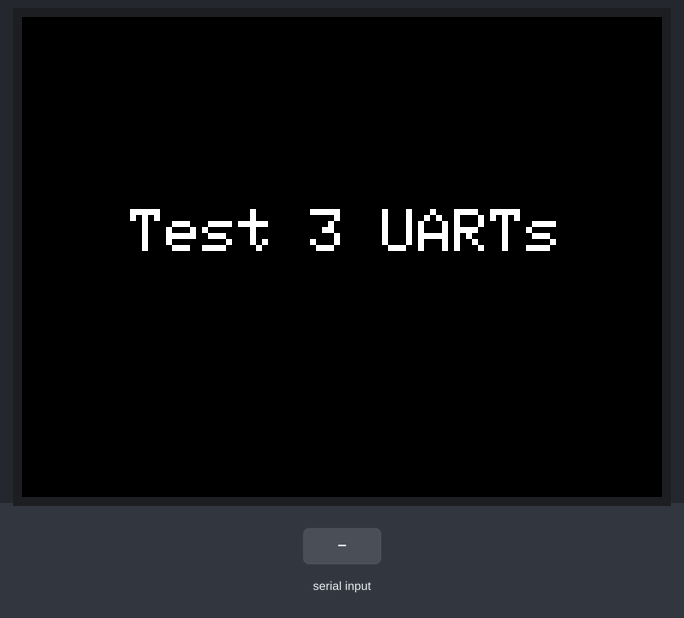
This sketch was run on a simulated ESP32. Shown: 320×240 colour display. Inputs (shaded band) come from the test bench. What the sketch prints to the serial monitor is not drawn.

Above: at 1.3 s.

The sketch:

Ejerc_3.ino
```cpp
/*
 * Completar el código Ejerc_3.ino para repetir el
 * ejercicio 2 utilizando las funciones del ESP32 IDF
 * para configurar y comunicar las 3 UARTs siguiendo el esquema.
 * Utilizar las funciones:
 * • uart_param_config()
 * • uart_set_pin()
 * • uart_driver_install()
 * • uart_read_bytes()
 * • uart_write_bytes()
 */
#include <M5Stack.h>
#include "driver/uart.h"

#define TX0_pin  1
#define RX0_pin  3
#define TX1_pin  21
#define RX1_pin  -1
#define TX2_pin  -1
#define RX2_pin  22

#define BUF_SIZE (1024)


void setup() {
  M5.begin();
  M5.Lcd.setTextSize(3);
  M5.Lcd.printf("\n\n\n\n");
  M5.Lcd.printf("   Test 3 UARTs\r\n");
  Serial.end(); // Deshabilita la UART0

// Inincializacion UARTS
//  uart_config_t uart_config;
//  uart_config.baud_rate = 115200;
//  uart_config.data_bits = UART_DATA_8_BITS;
//  uart_config.parity = UART_PARITY_DISABLE;
//  uart_config.stop_bits = UART_STOP_BITS_1;
//  uart_config.flow_ctrl = UART_HW_FLOWCTRL_DISABLE;
//  uart_config.rx_flow_ctrl_thresh = 120;

    uart_config_t uart_config = {
        .baud_rate = 115200,
        .data_bits = UART_DATA_8_BITS,
        .parity = UART_PARITY_DISABLE,
        .stop_bits = UART_STOP_BITS_1,
        .flow_ctrl = UART_HW_FLOWCTRL_DISABLE
    };

  //uart_param_config(uart_port_t uart_num, const uart_config_t *uart_config);
  uart_param_config(UART_NUM_0, &uart_config);
  uart_param_config(UART_NUM_1, &uart_config);
  uart_param_config(UART_NUM_2, &uart_config);

  //uart_set_pin(uart_port_t uart_num, int tx_io_num, int rx_io_num, int rts_io_num, int cts_io_num);
  uart_set_pin(UART_NUM_0, TX0_pin, RX0_pin, UART_PIN_NO_CHANGE, UART_PIN_NO_CHANGE);
  uart_set_pin(UART_NUM_1, TX1_pin, RX1_pin, UART_PIN_NO_CHANGE, UART_PIN_NO_CHANGE);
  uart_set_pin(UART_NUM_2, TX2_pin, RX2_pin, UART_PIN_NO_CHANGE, UART_PIN_NO_CHANGE);

  // uart_driver_install(uart_port_t uart_num, int rx_buffer_size, int tx_buffer_size,
  // int queue_size, QueueHandle_t* uart_queue, int intr_alloc_flags);
  uart_driver_install(UART_NUM_0, BUF_SIZE, 0, 0, NULL, 0);
  uart_driver_install(UART_NUM_1, BUF_SIZE, 0, 0, NULL, 0);
  uart_driver_install(UART_NUM_2, BUF_SIZE, 0, 0, NULL, 0);

  uart_write_bytes(UART_NUM_0, "***************\r\n", 17);
  uart_write_bytes(UART_NUM_0, "Prueba 3 UARTs \r\n", 17);
  uart_write_bytes(UART_NUM_0, "***************\r\n", 17);
}


  //uint8_t * datos = (uint8_t*) malloc(BUF_SIZE);
  uint8_t datos[BUF_SIZE];
  int len;

  void loop() {
     len = uart_read_bytes(UART_NUM_0, datos , BUF_SIZE, 20 / portTICK_RATE_MS);
     uart_write_bytes(UART_NUM_1, (char*)datos, len);
     len = uart_read_bytes(UART_NUM_2 , datos, BUF_SIZE, 20 / portTICK_RATE_MS);
     uart_write_bytes(UART_NUM_0, (char*)datos, len);
   }
```
